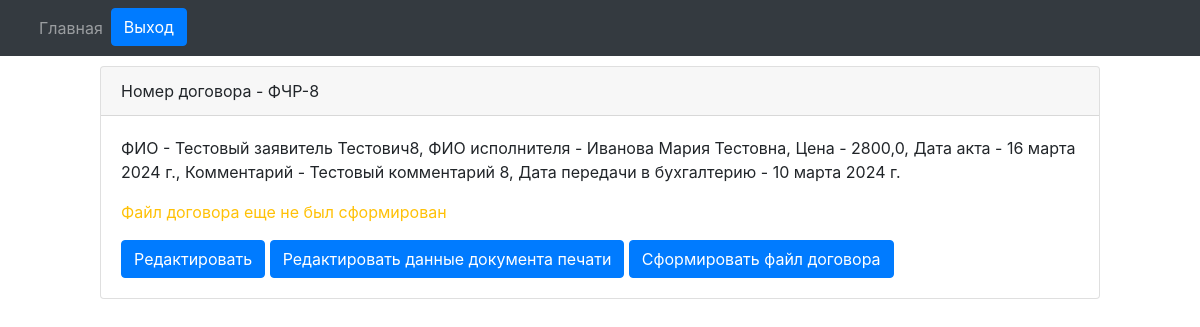
The page /paid_departure/filials/orders/order/17/ (signed in) on the database its author committed.
### engine/models.py (models this page shows, shortened)
class Reestr_oferts(models.Model):
    number_orders_vozm = models.CharField(max_length=20, blank=False, verbose_name='Номер договора возм.', db_index=True, unique=True)
    fio = models.CharField(max_length=128, blank=False, verbose_name='ФИО')
    date_orders = models.DateField(auto_now_add=True, verbose_name='Дата договора')
    date_akt = models.DateField(auto_now_add=True, verbose_name='Дата акта')
    exicutor = models.ForeignKey(Exicuters, on_delete=models.PROTECT, verbose_name='Исполнитель')
    filial = models.ForeignKey(Filials, on_delete=models.PROTECT, verbose_name='Филиал')
    price = models.FloatField(max_length=10, verbose_name='Цена')
    date_buhgt = models.DateField(verbose_name='Дата передачи в бухгалтерию')
    comment = models.CharField(max_length=512, verbose_name='Комментарий', blank=True)

class Exicuters(models.Model):
    gender_choices = (
        ('masc', 'Мужской'),
        ('femn', 'Женский'),
    )
    fio = models.CharField(max_length=128, blank=False, verbose_name='ФИО исполнителя')
    position_filial = models.CharField(max_length=128, blank=False, default='Администратор', verbose_name='Должность')
    filial = models.ForeignKey(Filials, on_delete=models.PROTECT, verbose_name='Филиал к котрому привязан исполнитель')
    gender = models.CharField(max_length=4, choices=gender_choices, blank=False, default='femn', verbose_name='Пол')
    def __str__(self):
        return self.fio

### engine/views.py (the view, shortened to what this page needs)
# urls.py: path('filials/orders/order/<int:id_order>/', get_order, name='get_order'),
@login_required
def get_order(request, id_order):
    if not request.user.has_perm('engine.view_reestr_oferts'):
        success_message = request.session.pop('success_message', None)
        if success_message:
            messages.success(request, success_message)
        error_message = request.session.pop('error_message', None)
        if error_message:
            messages.error(request, error_message)
        queryset = Reestr_oferts.objects.get(pk=id_order)
        filial = str(queryset.filial)
        user_filial = str(request.user.filial)
        if filial == user_filial:
            order = Reestr_oferts.objects.get(pk=id_order)
            import os
            filial = order.filial.directory
            folder_path = f"dox/{filial}"
            orders = Reestr_oferts.objects.filter(pk=id_order)
            files = tuple(orders.values_list('number_orders_vozm', flat=True))
            files_orders = [element + '.docx' for element in files]
            print(files_orders)
            ready_files = []
            if os.path.exists(folder_path):
                files = os.listdir(folder_path)
                for file in files_orders:
                    if file in files:
                        ready_files.append(file)
            print(ready_files)
        else:
            raise PermissionError
    context = {
        'order': order,
        'ready_files': ready_files
    }
    return render(request, 'orders/order.html', context=context)

### engine/models.py (called while the page is built)
    def __str__(self):
        return self.name

### engine/templates/orders/order.html (shortened to what this page needs)
{% extends "orders/base.html" %}
{% block nav %}{% include 'orders/nav.html' %}{% endblock %}
{% block content %}
<div class="card" style="margin: 10px 100px 10px 100px;">
    <div class="card-header">
      Номер договора - {{ order.number_orders_vozm }}
    </div>
    <div class="card-body">
      <p class="card-text">ФИО - {{ order.fio }}, ФИО исполнителя - {{ order.exicutor }}, Цена - {{ order.price }}, Дата акта - {{ order.date_akt }}, Комментарий - {{ order.comment }}, Дата передачи в бухгалтерию - {{ order.date_buhgt }}</p>
      {% if not ready_files %}
        <p class="text-warning">Файл договора еще не был сформирован</p>
      {% else %}
        <p class="text-primary">Файл договора был сформирован</p>
        <a class="btn btn-primary" href="{% url 'download_document' order.pk %}">Скачать документ</a>
      {% endif %}
      <a href="{% url 'edit_order' order.pk %}" class="btn btn-primary">Редактировать</a>
      {% if order.contract_data.reestr_oferts %}
        <a href="{% url 'edit_document' order.contract_data.id%}" class="btn btn-primary">Редактировать данные документа печати</a>
        <a id="btn" href="{% url 'preview_docx' order.pk %}" class="btn btn-primary">Сформировать файл договора</a>
      {% else %}
        <a href="{% url 'create_document' order.pk %}" class="btn btn-primary">Заполнить данные для формирования документа на печать</a>
      {% endif %}
    </div>
  </div>
{% endblock %}

### rows shown on the page
Reestr_oferts: number_orders_vozm "ФЧР-8", fio "Тестовый заявитель Тестович8", exicutor "Иванова Мария Тестовна", price "2800,0", date_akt "16 марта 2024 г.", comment "Тестовый комментарий 8", date_buhgt "10 марта 2024 г."
